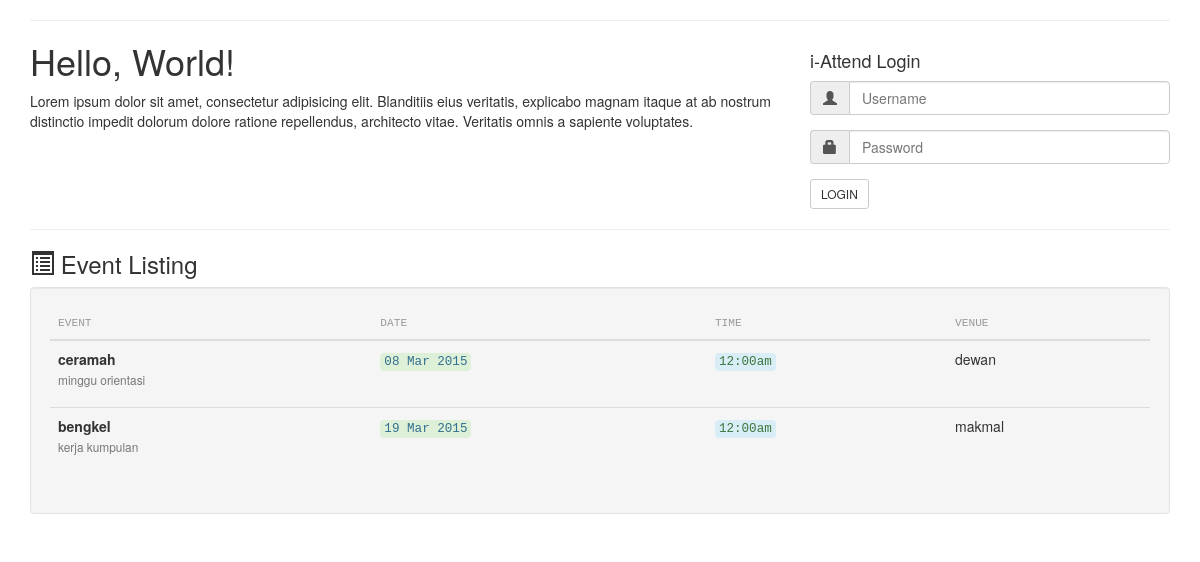
Before: / with the older database file.
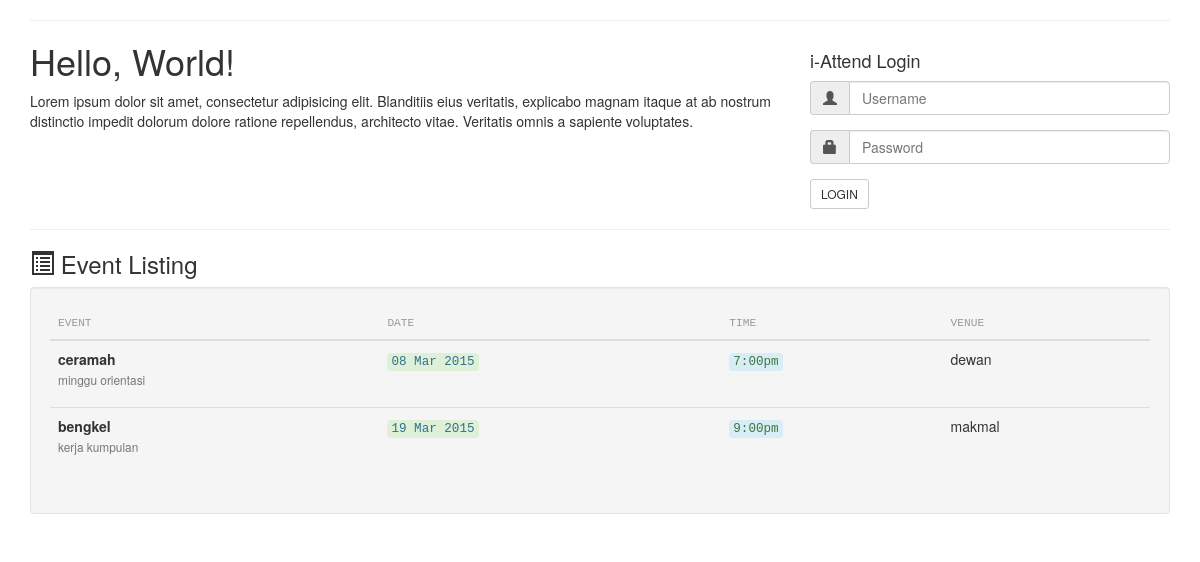
After: the same page with the newer database file.
### tables this page shows
CREATE TABLE `event` (
  `id` int(11) NOT NULL AUTO_INCREMENT,
  `name` varchar(50) DEFAULT NULL,
  `descp` varchar(255) DEFAULT NULL,
  `venue` varchar(255) DEFAULT NULL,
  `day` date DEFAULT NULL,
  `time` time DEFAULT NULL,
  PRIMARY KEY (`id`)
);

### php/event.php (the view, shortened to what this page needs)
<?php
function eventRead($input){
	$sql = "SELECT * FROM event";
	$dbc = Database();
	$qry = $dbc->prepare($sql);
	$qry->execute();
	$rows = $qry->fetchAll(PDO::FETCH_ASSOC);
	return $rows;
}
function eventList(){
	$buff = '';
	$res = eventRead(null);
	foreach($res as $row){
		$buff.="<tr>
		<td><p><strong>".$row['name']."</strong><br><small class=\"text-muted\">".$row['descp']."</small></p></td>
		<td><code class=\"bg-success text-info\">".date('d M Y',strtotime($row['day']))."</code></td>
		<td><code class=\"bg-info text-success\">".date('g:ia',strtotime($row['time']))."</code></td>
		<td>".$row['venue']."</td></tr>";
	}
	echo $buff;
}

### index.php (shortened to what this page needs)
<!DOCTYPE html>
<html>
<head>
	<link rel="stylesheet" type="text/css" href="static/vendor/bootstrap.css">
	<link rel="stylesheet" type="text/css" href="static/css/iattend.css">
</head>
<body>
	<div class="container">
		<hr>
		<div class="row">
			<div class="col-md-8">
				<h1 style="margin-top:0">Hello, World!</h1>
				<p>Lorem ipsum dolor sit amet, consectetur adipisicing elit. Blanditiis eius veritatis, explicabo magnam itaque at ab nostrum distinctio impedit dolorum dolore ratione repellendus, architecto vitae. Veritatis omnis a sapiente voluptates.</p>
			</div>
			<div class="col-md-4">
				<h4>i-Attend Login</h4>
				<form name="login" action="php/router.php" method="POST">
					<div class="form-group">
						<div class="input-group">
							<span class="input-group-addon"><span class="glyphicon glyphicon-user"></span></span>
							<input type="text" name="username" class="form-control" placeholder="Username">
						</div>
					</div>
					<div class="form-group">
						<div class="input-group">
							<span class="input-group-addon"><span class="glyphicon glyphicon-lock"></span></span>
							<input type="password" name="password" class="form-control" placeholder="Password">
						</div>
					</div>
					<input type="submit" class="btn btn-default btn-sm" value="LOGIN">
				</form>
			</div>
		</div>
		<hr>
		<div class="">
			<h3><span class="glyphicon glyphicon-list-alt"></span> Event Listing</h3>
			<div class="well table-responsive">
				<table class="table">
					<thead>
						<tr>
							<th>Event</th>
							<th>Date</th>
							<th>Time</th>
							<th>Venue</th>
						</tr>
					</thead>
					<tbody>
						<?php include('php/database.php'); include('php/event.php'); eventList(); ?>
					</tbody>
				</table>
			</div>
		</div>
	</div>
</body>
</html>

### static/css/iattend.css (style rules this page uses)
.table thead th { font-family: 'Menlo', monospace; font-weight: normal; font-size: 0.8em; color: #999; text-transform: uppercase; }
.table tbody td:first-child { max-width: 400px; }

Changed rows visible on the page:
changed event "ceramah": time "12:00am" → "7:00pm"
changed event "bengkel": time "12:00am" → "9:00pm"
